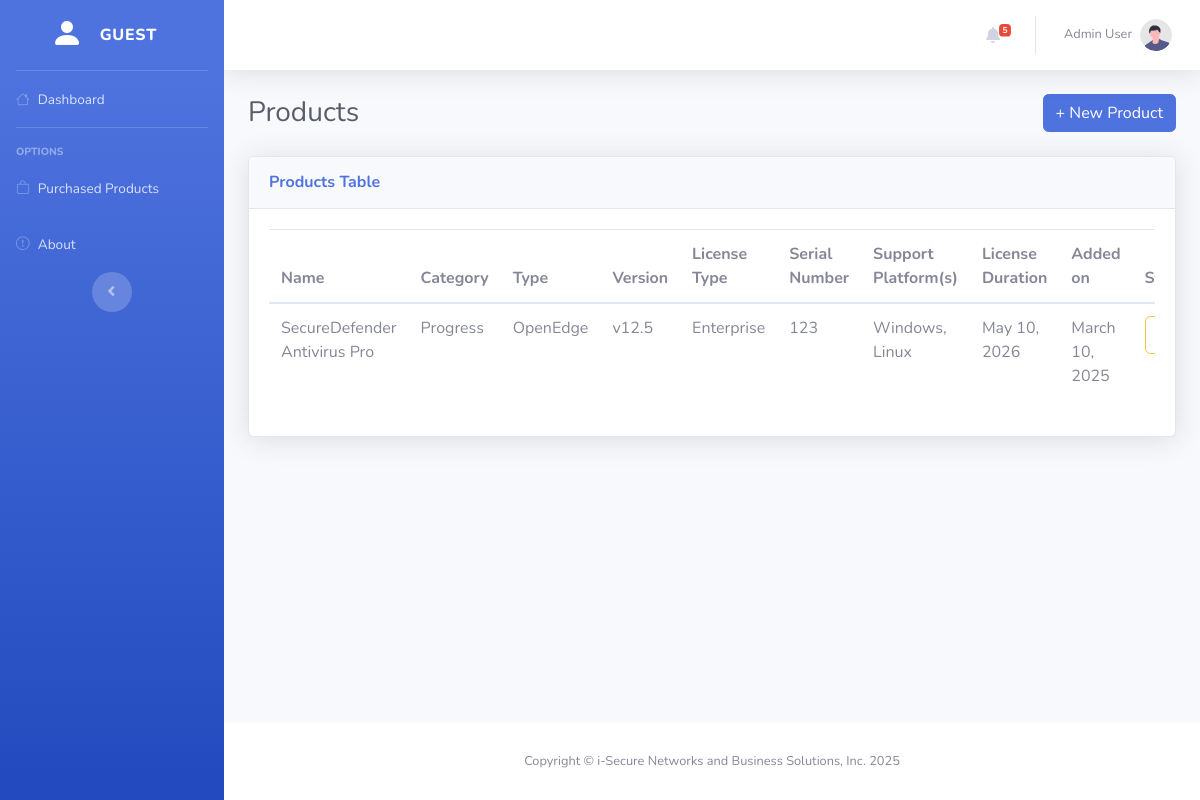
Screenshot of /administrator/products.php with the database file from the repository.
### tables this page shows
CREATE TABLE `products` (
  `id` int(11) NOT NULL,
  `company` varchar(255) NOT NULL,
  `product_group` varchar(255) NOT NULL,
  `product_name` varchar(255) NOT NULL,
  `product_category` enum('Progress','Neverfail','Sophos','Trustwave','SecPod - SanerNow') NOT NULL,
  `product_type` enum('OpenEdge','Sitefinity','Moveit','DataDirect','WhatsUp Gold','Neverfail Continuity Engine','Sophos Intercept X','Sophos XG Firewall','Sophos Email','Sophos Central','Sophos MDR','Trustwave SpiderLabs','Trustwave MailMarshal','Trustwave DbProtect','Trustwave Secure Web Gateway','Trustwave Managed SIEM','SanerNow Vulnerability Management','SanerNow Patch Management','SanerNow Compliance Management','SanerNow Asset Exposure Management','SanerNow Endpoint Threat Detection & Response') NOT NULL,
  `product_version` varchar(50) NOT NULL,
  `supported_platforms` varchar(255) NOT NULL,
  `license_type` varchar(100) NOT NULL,
  `serial_number` varchar(100) NOT NULL,
  `license_duration` date NOT NULL,
  `status` enum('Active','Deactivated','','') NOT NULL DEFAULT 'Active',
  `created_at` timestamp NOT NULL DEFAULT current_timestamp()
);

### fetch/products.php (called while the page is built)
<?php
require_once "../config/database.php";
$getProducts = mysqli_prepare($connection, "SELECT * FROM products");
mysqli_stmt_execute($getProducts);
$getProductsResult = mysqli_stmt_get_result($getProducts);
$products = [];
if (mysqli_num_rows($getProductsResult) > 0) {
    while ($row = mysqli_fetch_assoc($getProductsResult)) {
        $row["license_duration"] = date("F j, Y", strtotime($row["license_duration"]));
        $row["created_at"] = date("F j, Y", strtotime($row["created_at"]));
        $products[] = $row;
    }
}

### administrator/products.php (the view, shortened to what this page needs)
<?php
$pageTitle = "Products";
require_once "../fetch/products.php";
?>
<!DOCTYPE html>
<html lang="en">
<head>
    <?php include_once "../components/head.php" ?>
    <link rel="stylesheet" href="https://cdn.datatables.net/2.2.2/css/dataTables.bootstrap4.css">
</head>
<body id="page-top">
    <div id="wrapper">
        <?php include_once "../components/sidebar.php" ?>
        <div id="content-wrapper" class="d-flex flex-column">
            <div id="content">
                <?php include_once "../components/administrator_topbar.php" ?>
                <div class="container-fluid">
                    <div class="d-sm-flex align-items-center justify-content-between mb-4">
                        <h1 class="h3 mb-0 text-gray-800"><?= $pageTitle ?></h1>
                        <button type="button" class="btn btn-primary" data-toggle="modal" data-target="#addProduct">+ New Product</button>
                    </div>
                    <div class="card shadow mb-4">
                        <div class="card-header py-3">
                            <h6 class="m-0 font-weight-bold text-primary"><?= $pageTitle ?> Table</h6>
                        </div>
                        <div class="card-body">
                            <div class="table-responsive">
                                <table class="table" id="table">
                                    <thead>
                                        <tr>
                                            <th>Name</th>
                                            <th>Category</th>
                                            <th>Type</th>
                                            <th>Version</th>
                                            <th>License Type</th>
                                            <th>Serial Number</th>
                                            <th>Support Platform(s)</th>
                                            <th>License Duration</th>
                                            <th>Added on</th>
                                            <th>Status</th>
                                        </tr>
                                    </thead>
                                    <tbody>
                                        <?php
                                        foreach ($products as $row) {
                                            if ($row["status"] == "Active") {
                                                $status = '<button
                                        type="button"
                                        class="product-action-btn btn border border-success text-success"
                                        data-toggle="modal"
                                        data-target="#productAction"
                                        data-bs-product-status="' . $row["status"] . '"
                                        data-bs-product-id="' . $row["id"] . '"
                                        data-bs-action="deactivate">' . $row["status"] . '
                                        </button>';
                                            } else if ($row["status"] == "Deactivated") {
                                                $status = '<button
                                        type="button"
                                        class="product-action-btn btn border border-warning text-warning"
                                        data-toggle="modal"
                                        data-target="#productAction"
                                        data-bs-product-status="' . $row["status"] . '"
                                        data-bs-product-id="' . $row["id"] . '"
                                        data-bs-action="activate">' . $row["status"] . '
                                        </button>';
                                            }
                                            echo "<tr>";
                                            echo "<td>" . $row["product_name"] . "</td>";
                                            echo "<td>" . $row["product_category"] . "</td>";
                                            echo "<td>" . $row["product_type"] . "</td>";
                                            echo "<td>" . $row["product_version"] . "</td>";
                                            echo "<td>" . $row["license_type"] . "</td>";
                                            echo "<td>" . $row["serial_number"] . "</td>";
                                            echo "<td>" . $row["supported_platforms"] . "</td>";
                                            echo "<td>" . $row["license_duration"] . "</td>";
                                            echo "<td>" . $row["created_at"] . "</td>";
                                            echo "<td>" . $status . "</td>";
                                            echo "</tr>";
                                        }
                                        ?>
                                    </tbody>
                                </table>
                            </div>
                        </div>
                    </div>
                </div>
            </div>
            <?php include_once "../components/footer.php" ?>
        </div>
    </div>
</body>
</html>

### rows the page displays
products: product_name "SecureDefender Antivirus Pro", product_category "Progress", product_type "OpenEdge", product_version "v12.5", license_type "Enterprise", serial_number "123", supported_platforms "Windows, Linux", license_duration "May 10, 2026", created_at "March 10, 2025"

### other values shown
$notification_count "5"
$pageTitle "Products"
